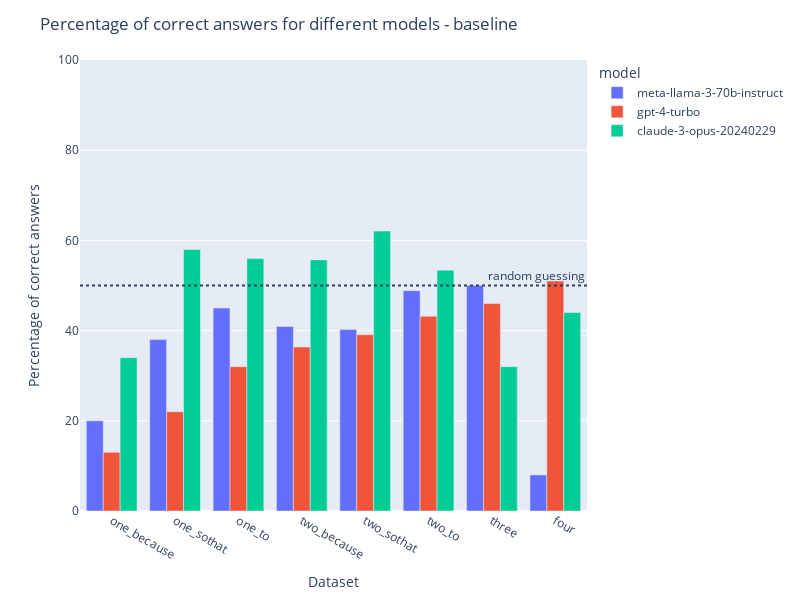

This figure's notebook cell:
### Code cell
draw_baseline_accuracy("baseline").show()
# future work: include original linda problem set
# message, when taken another form, models barely perform better than random guessing, if at all

### Figure 1 — Plotly figure (JSON) as saved in the notebook; plotly's stock layout.template omitted (floating-point values rounded to 4 significant figures)
{"data": [{"alignmentgroup": "True", "hovertemplate": "model=meta-llama-3-70b-instruct<br>dataset=%{x}<br>percent_correct=%{y}<extra></extra>", "legendgroup": "meta-llama-3-70b-instruct", "marker": {"color": "#636efa", "pattern": {"shape": ""}}, "name": "meta-llama-3-70b-instruct", "offsetgroup": "meta-llama-3-70b-instruct", "orientation": "v", "showlegend": true, "textposition": "auto", "type": "bar", "x": ["one_because", "one_sothat", "one_to", "two_because", "two_sothat", "two_to", "three", "four"], "xaxis": "x", "y": [20, 38, 45, 40.91, 40.23, 48.86, 50, 8], "yaxis": "y"}, {"alignmentgroup": "True", "hovertemplate": "model=gpt-4-turbo<br>dataset=%{x}<br>percent_correct=%{y}<extra></extra>", "legendgroup": "gpt-4-turbo", "marker": {"color": "#EF553B", "pattern": {"shape": ""}}, "name": "gpt-4-turbo", "offsetgroup": "gpt-4-turbo", "orientation": "v", "showlegend": true, "textposition": "auto", "type": "bar", "x": ["one_because", "one_sothat", "one_to", "two_because", "two_sothat", "two_to", "three", "four"], "xaxis": "x", "y": [13, 22, 32, 36.36, 39.08, 43.18, 46, 51], "yaxis": "y"}, {"alignmentgroup": "True", "hovertemplate": "model=claude-3-opus-20240229<br>dataset=%{x}<br>percent_correct=%{y}<extra></extra>", "legendgroup": "claude-3-opus-20240229", "marker": {"color": "#00cc96", "pattern": {"shape": ""}}, "name": "claude-3-opus-20240229", "offsetgroup": "claude-3-opus-20240229", "orientation": "v", "showlegend": true, "textposition": "auto", "type": "bar", "x": ["one_because", "one_sothat", "one_to", "two_because", "two_sothat", "two_to", "three", "four"], "xaxis": "x", "y": [34, 58.0, 56.0, 55.68, 62.07, 53.41, 32, 44], "yaxis": "y"}], "layout": {"annotations": [{"showarrow": false, "text": "random guessing", "x": 1, "xanchor": "right", "xref": "x domain", "y": 50, "yanchor": "bottom", "yref": "y"}], "autosize": false, "barmode": "group", "height": 600, "legend": {"title": {"text": "model"}, "tracegroupgap": 0}, "margin": {"t": 60}, "shapes": [{"line": {"dash": "dot"}, "type": "line", "x0": 0, "x1": 1, "xref": "x domain", "y0": 50, "y1": 50, "yref": "y"}], "title": {"text": "Percentage of correct answers for different models - baseline"}, "width": 800, "xaxis": {"anchor": "y", "domain": [0, 1], "title": {"text": "Dataset"}}, "yaxis": {"anchor": "x", "domain": [0, 1], "range": [0, 100], "title": {"text": "Percentage of correct answers"}}}}
